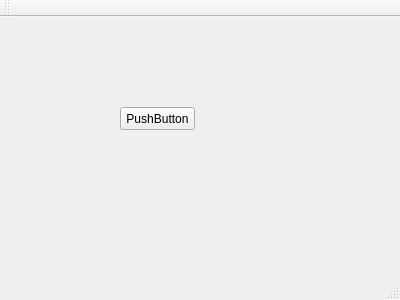
<?xml version="1.0" encoding="UTF-8"?>
<ui version="4.0">
 <class>MainWindow</class>
 <widget class="QMainWindow" name="MainWindow">
  <property name="geometry">
   <rect>
    <x>0</x>
    <y>0</y>
    <width>400</width>
    <height>300</height>
   </rect>
  </property>
  <property name="windowTitle">
   <string>MainWindow</string>
  </property>
  <widget class="QWidget" name="centralWidget">
   <widget class="QPushButton" name="pushButton">
    <property name="geometry">
     <rect>
      <x>120</x>
      <y>90</y>
      <width>75</width>
      <height>23</height>
     </rect>
    </property>
    <property name="text">
     <string>PushButton</string>
    </property>
   </widget>
  </widget>
  <widget class="QMenuBar" name="menuBar">
   <property name="geometry">
    <rect>
     <x>0</x>
     <y>0</y>
     <width>400</width>
     <height>21</height>
    </rect>
   </property>
  </widget>
  <widget class="QToolBar" name="mainToolBar">
   <attribute name="toolBarArea">
    <enum>TopToolBarArea</enum>
   </attribute>
   <attribute name="toolBarBreak">
    <bool>false</bool>
   </attribute>
  </widget>
  <widget class="QStatusBar" name="statusBar"/>
 </widget>
 <layoutdefault spacing="6" margin="11"/>
 <resources/>
 <connections/>
</ui>
